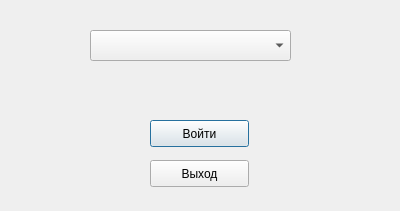
<?xml version="1.0" encoding="UTF-8"?>
<ui version="4.0">
 <class>Authentication</class>
 <widget class="QDialog" name="Authentication">
  <property name="geometry">
   <rect>
    <x>0</x>
    <y>0</y>
    <width>400</width>
    <height>211</height>
   </rect>
  </property>
  <property name="windowTitle">
   <string>Dialog</string>
  </property>
  <widget class="QPushButton" name="pushButton">
   <property name="geometry">
    <rect>
     <x>150</x>
     <y>120</y>
     <width>99</width>
     <height>27</height>
    </rect>
   </property>
   <property name="text">
    <string>Войти</string>
   </property>
  </widget>
  <widget class="QPushButton" name="pushButton_2">
   <property name="geometry">
    <rect>
     <x>150</x>
     <y>160</y>
     <width>99</width>
     <height>27</height>
    </rect>
   </property>
   <property name="text">
    <string>Выход</string>
   </property>
  </widget>
  <widget class="QComboBox" name="comboBox">
   <property name="geometry">
    <rect>
     <x>90</x>
     <y>30</y>
     <width>201</width>
     <height>31</height>
    </rect>
   </property>
  </widget>
 </widget>
 <resources/>
 <connections/>
</ui>
